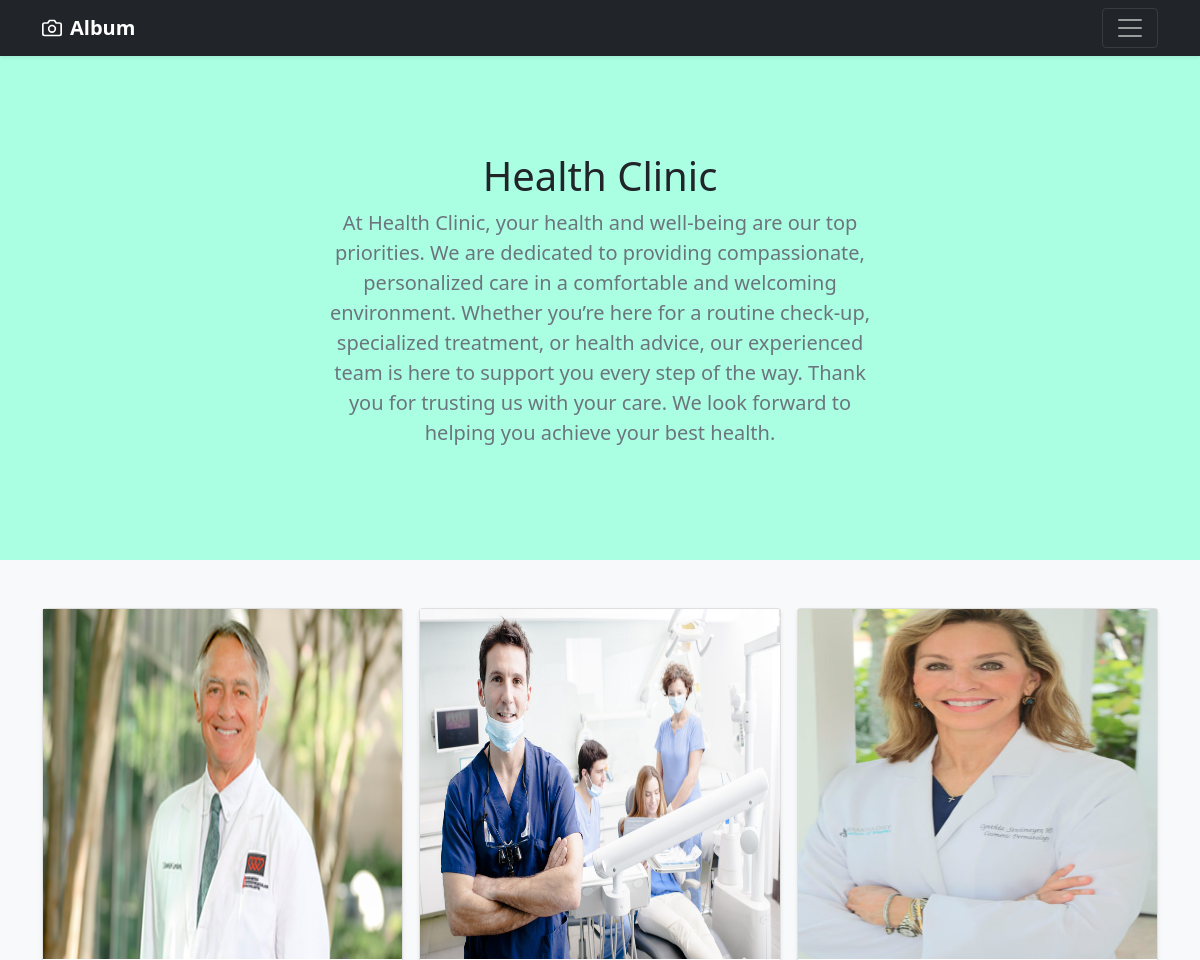
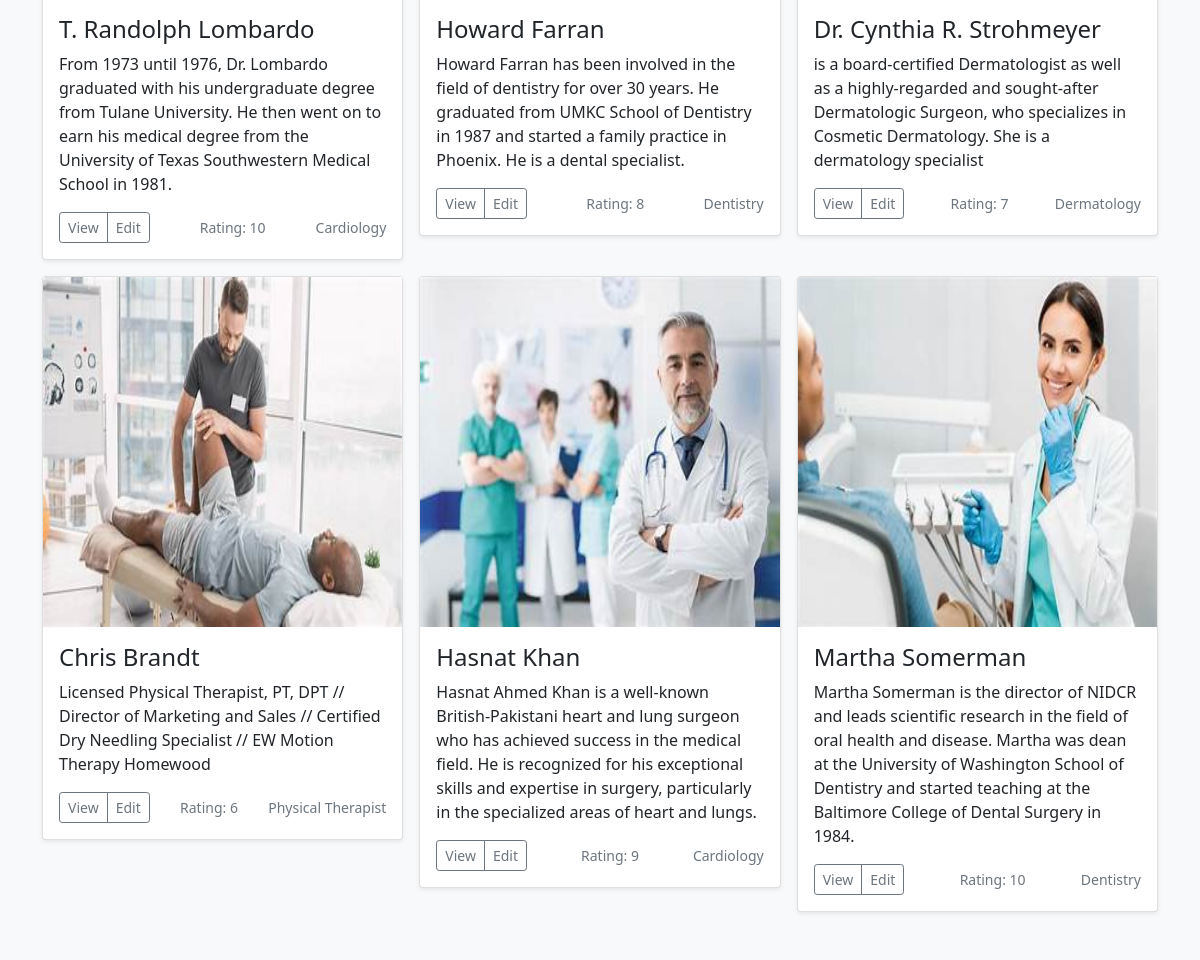
The app's page /home.php with its own data (2 pictures, top to bottom).
### tables this page shows
CREATE TABLE `movies` (
  `id` int(255) NOT NULL,
  `movie_name` varchar(255) NOT NULL,
  `movie_desc` varchar(255) NOT NULL,
  `movie_quality` varchar(255) NOT NULL,
  `movie_rating` int(255) NOT NULL,
  `movie_image` varchar(255) NOT NULL
);

### home.php (the view, shortened to what this page needs)
<?php
   include_once('config.php');
   $sql = "SELECT * FROM movies";
   $selectMovies = $conn->prepare($sql);
   $selectMovies->execute();
   $movies_data = $selectMovies->fetchAll();
 ?>
 <!DOCTYPE html>
 <html>
 <head>
 	<link href="https://cdn.jsdelivr.net/npm/bootstrap@5.1.3/dist/css/bootstrap.min.css" rel="stylesheet">
  <link rel="stylesheet" href="home.css">
 </head>
 <body>
 	<header>
  <div class="navbar navbar-dark bg-dark shadow-sm">
    <div class="container">
      <a href="#" class="navbar-brand d-flex align-items-center">
        <strong>Album</strong>
      </a>
      <button class="navbar-toggler" type="button" data-bs-toggle="collapse" data-bs-target="#navbarHeader" aria-controls="navbarHeader" aria-expanded="false" aria-label="Toggle navigation">
        <a href="dashboard.php"><span class="navbar-toggler-icon"></span></a>
      </button>
    </div>
  </div>
</header>
 	<section class="py-5 text-center container">
    <div class="row py-lg-5">
      <div class="col-lg-6 col-md-8 mx-auto">
        <h1 class="fw-light">Health Clinic</h1>
        <p class="lead text-muted">At Health Clinic, your health and well-being are our top priorities. We are dedicated to providing compassionate, personalized care in a comfortable and welcoming environment. Whether you’re here for a routine check-up, specialized treatment, or health advice, our experienced team is here to support you every step of the way.
Thank you for trusting us with your care. We look forward to helping you achieve your best health.</p>
      </div>
    </div>
  </section>
  <div class="album py-5 bg-light">
    <div class="container">
      <div class="row row-cols-1 row-cols-sm-2 row-cols-md-3 g-3">
      	<?php foreach ($movies_data as $movie_data) { ?>
      	<div class="col">
          <div class="card shadow-sm">
            <img src="movie_images/<?php echo $movie_data['movie_image'];  ?>" height="350">
            <div class="card-body">
              <h4><?php echo $movie_data['movie_name']; ?></h4>
              <p class="card-text"><?php echo $movie_data['movie_desc']; ?></p>
              <div class="d-flex justify-content-between align-items-center">
                <div class="btn-group">
                  <a href="details.php?id=<?php echo $movie_data['id']; ?>"  class="btn btn-sm btn-outline-secondary" >View</a>
                  <a href="edit.php?id=<?php echo $movie_data['id']; ?>"  class="btn btn-sm btn-outline-secondary">Edit</a>
                </div>
                <small class="text-muted">Rating: <?php echo $movie_data['movie_rating']; ?></small>
                <small class="text-muted"><?php echo $movie_data['movie_quality']; ?></small>
              </div>
            </div>
          </div>
        </div>
      <?php	} ?>
      </div>
    </div>
  </div>
 </body>
 </html>

### home.css (style rules this page uses)
body { background-color: rgba(135, 255, 215, 0.705); }

### records on screen
movies: movie_image (picture), movie_name "T. Randolph Lombardo", movie_desc "From 1973 until 1976, Dr. Lombardo graduated with his undergraduate degree from Tulane University. He then went on to earn his medical degree from the University of Texas Southwestern Medical School in 1981.", movie_rating "10", movie_quality "Cardiology"
movies: movie_image (picture), movie_name "Howard Farran", movie_desc "Howard Farran has been involved in the field of dentistry for over 30 years. He graduated from UMKC School of Dentistry in 1987 and started a family practice in Phoenix. He is a dental specialist.", movie_rating "8", movie_quality "Dentistry"
movies: movie_image (picture), movie_name "Dr. Cynthia R. Strohmeyer", movie_desc "is a board-certified Dermatologist as well as a highly-regarded and sought-after Dermatologic Surgeon, who specializes in Cosmetic Dermatology. She is a dermatology specialist", movie_rating "7", movie_quality "Dermatology"
movies: movie_image (picture), movie_name "Chris Brandt", movie_desc "Licensed Physical Therapist, PT, DPT // Director of Marketing and Sales // Certified Dry Needling Specialist // EW Motion Therapy Homewood", movie_rating "6", movie_quality "Physical Therapist"
movies: movie_image (picture), movie_name "Hasnat Khan", movie_desc "Hasnat Ahmed Khan is a well-known British-Pakistani heart and lung surgeon who has achieved success in the medical field. He is recognized for his exceptional skills and expertise in surgery, particularly in the specialized areas of heart and lungs.", movie_rating "9", movie_quality "Cardiology"
movies: movie_image (picture), movie_name "Martha Somerman", movie_desc "Martha Somerman is the director of NIDCR and leads scientific research in the field of oral health and disease. Martha was dean at the University of Washington School of Dentistry and started teaching at the Baltimore College of Dental Surgery in 1984.", movie_rating "10", movie_quality "Dentistry"
